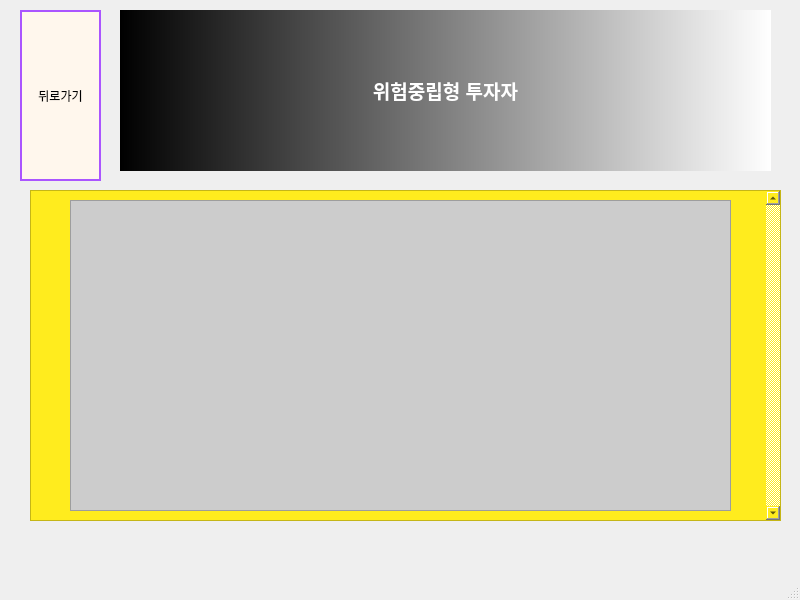
<?xml version="1.0" encoding="UTF-8"?>
<ui version="4.0">
 <class>MainWindow</class>
 <widget class="QMainWindow" name="MainWindow">
  <property name="geometry">
   <rect>
    <x>0</x>
    <y>0</y>
    <width>800</width>
    <height>600</height>
   </rect>
  </property>
  <property name="windowTitle">
   <string>MainWindow</string>
  </property>
  <property name="styleSheet">
   <string notr="true">background-color: qconicalgradient(cx:0.5, cy:0.5, angle:0, stop:0 rgba(35, 40, 3, 255), stop:0.16 rgba(136, 106, 22, 255), stop:0.225 rgba(166, 140, 41, 255), stop:0.285 rgba(204, 181, 74, 255), stop:0.345 rgba(235, 219, 102, 255), stop:0.415 rgba(245, 236, 112, 255), stop:0.52 rgba(209, 190, 76, 255), stop:0.57 rgba(187, 156, 51, 255), stop:0.635 rgba(168, 142, 42, 255), stop:0.695 rgba(202, 174, 68, 255), stop:0.75 rgba(218, 202, 86, 255), stop:0.815 rgba(208, 187, 73, 255), stop:0.88 rgba(187, 156, 51, 255), stop:0.935 rgba(137, 108, 26, 255), stop:1 rgba(35, 40, 3, 255));</string>
  </property>
  <widget class="QWidget" name="centralwidget">
   <widget class="QLabel" name="label">
    <property name="geometry">
     <rect>
      <x>120</x>
      <y>10</y>
      <width>651</width>
      <height>161</height>
     </rect>
    </property>
    <property name="styleSheet">
     <string notr="true">background-color: qlineargradient(spread:pad, x1:0, y1:0, x2:1, y2:0, stop:0 rgba(0, 0, 0, 255), stop:1 rgba(255, 255, 255, 255));
border-radius: 25Px;</string>
    </property>
    <property name="text">
     <string>&lt;html&gt;&lt;head/&gt;&lt;body&gt;&lt;p align=&quot;center&quot;&gt;&lt;span style=&quot; font-size:14pt; font-weight:600; color:#ffffff;&quot;&gt;위험중립형 투자자&lt;/span&gt;&lt;/p&gt;&lt;/body&gt;&lt;/html&gt;</string>
    </property>
   </widget>
   <widget class="QTextBrowser" name="textBrowser">
    <property name="geometry">
     <rect>
      <x>30</x>
      <y>190</y>
      <width>751</width>
      <height>331</height>
     </rect>
    </property>
    <property name="styleSheet">
     <string notr="true">
background-color: rgb(255, 236, 30);</string>
    </property>
    <property name="verticalScrollBarPolicy">
     <enum>Qt::ScrollBarAlwaysOn</enum>
    </property>
    <property name="html">
     <string>&lt;!DOCTYPE HTML PUBLIC &quot;-//W3C//DTD HTML 4.0//EN&quot; &quot;http://www.w3.org/TR/REC-html40/strict.dtd&quot;&gt;
&lt;html&gt;&lt;head&gt;&lt;meta name=&quot;qrichtext&quot; content=&quot;1&quot; /&gt;&lt;style type=&quot;text/css&quot;&gt;
p, li { white-space: pre-wrap; }
&lt;/style&gt;&lt;/head&gt;&lt;body style=&quot; font-family:'Gulim'; font-size:9pt; font-weight:400; font-style:normal;&quot;&gt;
&lt;p style=&quot;-qt-paragraph-type:empty; margin-top:0px; margin-bottom:0px; margin-left:0px; margin-right:0px; -qt-block-indent:0; text-indent:0px;&quot;&gt;&lt;br /&gt;&lt;/p&gt;&lt;/body&gt;&lt;/html&gt;</string>
    </property>
   </widget>
   <widget class="QTableWidget" name="tableWidget">
    <property name="geometry">
     <rect>
      <x>70</x>
      <y>200</y>
      <width>661</width>
      <height>311</height>
     </rect>
    </property>
    <property name="styleSheet">
     <string notr="true">background-color: rgb(204, 204, 204);</string>
    </property>
   </widget>
   <widget class="QPushButton" name="pushButton">
    <property name="enabled">
     <bool>true</bool>
    </property>
    <property name="geometry">
     <rect>
      <x>20</x>
      <y>10</y>
      <width>81</width>
      <height>171</height>
     </rect>
    </property>
    <property name="styleSheet">
     <string notr="true">QPushButton{
	background-color: rgb(255, 247, 237);
	gridline-color: rgb(170, 85, 255);
	border-radius: 25Px;
	border: 2px solid rgb(170, 85, 255);
}
QPushButton:hover{
	
	background-color: rgb(255, 187, 255);
	color: rgb(255, 255, 255);
}
QPushButton:pressed{
	background-color: rgb(170, 170, 255);

}</string>
    </property>
    <property name="text">
     <string>뒤로가기</string>
    </property>
    <property name="checkable">
     <bool>false</bool>
    </property>
    <property name="autoDefault">
     <bool>false</bool>
    </property>
   </widget>
  </widget>
  <widget class="QMenuBar" name="menubar">
   <property name="geometry">
    <rect>
     <x>0</x>
     <y>0</y>
     <width>800</width>
     <height>26</height>
    </rect>
   </property>
  </widget>
  <widget class="QStatusBar" name="statusbar"/>
 </widget>
 <resources/>
 <connections/>
</ui>
